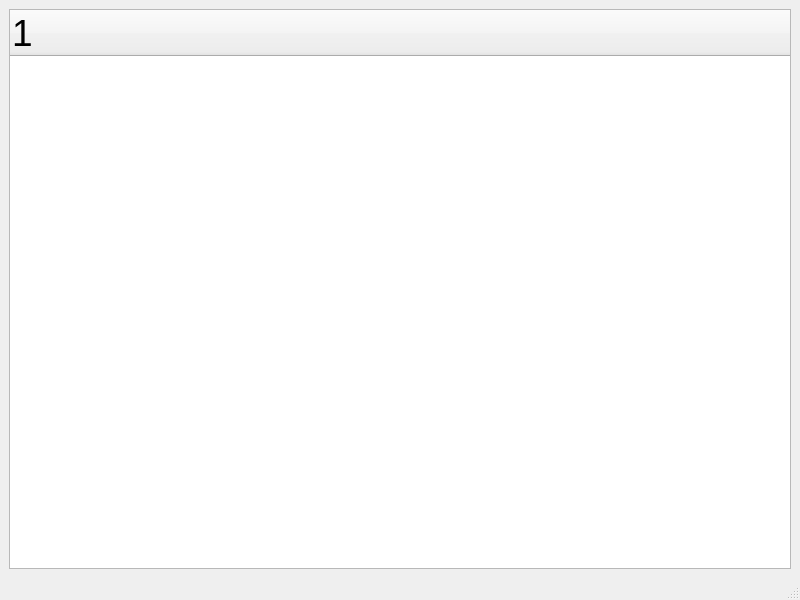
<?xml version="1.0" encoding="UTF-8"?>
<ui version="4.0">
 <class>MainPage</class>
 <widget class="QMainWindow" name="MainPage">
  <property name="geometry">
   <rect>
    <x>0</x>
    <y>0</y>
    <width>800</width>
    <height>600</height>
   </rect>
  </property>
  <property name="windowTitle">
   <string>MainWindow</string>
  </property>
  <widget class="QWidget" name="centralwidget">
   <layout class="QHBoxLayout" name="horizontalLayout">
    <item>
     <widget class="QTreeWidget" name="treeWidget">
      <property name="font">
       <font>
        <pointsize>28</pointsize>
       </font>
      </property>
      <column>
       <property name="text">
        <string>1</string>
       </property>
      </column>
     </widget>
    </item>
   </layout>
  </widget>
  <widget class="QMenuBar" name="menubar">
   <property name="geometry">
    <rect>
     <x>0</x>
     <y>0</y>
     <width>800</width>
     <height>21</height>
    </rect>
   </property>
  </widget>
  <widget class="QStatusBar" name="statusbar"/>
 </widget>
 <resources/>
 <connections/>
</ui>
